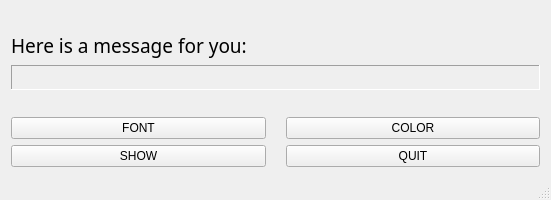
<?xml version="1.0" encoding="UTF-8"?>
<ui version="4.0">
 <class>MainWindow</class>
 <widget class="QMainWindow" name="MainWindow">
  <property name="geometry">
   <rect>
    <x>0</x>
    <y>0</y>
    <width>551</width>
    <height>200</height>
   </rect>
  </property>
  <property name="minimumSize">
   <size>
    <width>244</width>
    <height>0</height>
   </size>
  </property>
  <property name="windowTitle">
   <string>Message from LYF</string>
  </property>
  <widget class="QWidget" name="centralWidget">
   <layout class="QVBoxLayout" name="verticalLayout">
    <item>
     <spacer name="verticalSpacer_2">
      <property name="orientation">
       <enum>Qt::Vertical</enum>
      </property>
      <property name="sizeHint" stdset="0">
       <size>
        <width>20</width>
        <height>40</height>
       </size>
      </property>
     </spacer>
    </item>
    <item>
     <widget class="QLabel" name="label_2">
      <property name="font">
       <font>
        <family>Kozuka Gothic Pro L</family>
        <pointsize>14</pointsize>
        <weight>50</weight>
        <bold>false</bold>
       </font>
      </property>
      <property name="frameShape">
       <enum>QFrame::NoFrame</enum>
      </property>
      <property name="frameShadow">
       <enum>QFrame::Plain</enum>
      </property>
      <property name="text">
       <string>Here is a message for you: </string>
      </property>
     </widget>
    </item>
    <item>
     <widget class="QLabel" name="label">
      <property name="enabled">
       <bool>true</bool>
      </property>
      <property name="minimumSize">
       <size>
        <width>244</width>
        <height>25</height>
       </size>
      </property>
      <property name="frameShape">
       <enum>QFrame::Panel</enum>
      </property>
      <property name="frameShadow">
       <enum>QFrame::Sunken</enum>
      </property>
      <property name="text">
       <string/>
      </property>
     </widget>
    </item>
    <item>
     <spacer name="verticalSpacer">
      <property name="orientation">
       <enum>Qt::Vertical</enum>
      </property>
      <property name="sizeHint" stdset="0">
       <size>
        <width>20</width>
        <height>40</height>
       </size>
      </property>
     </spacer>
    </item>
    <item>
     <layout class="QGridLayout" name="gridLayout">
      <property name="horizontalSpacing">
       <number>20</number>
      </property>
      <property name="verticalSpacing">
       <number>6</number>
      </property>
      <item row="0" column="0">
       <widget class="QPushButton" name="fontButton">
        <property name="text">
         <string>FONT</string>
        </property>
       </widget>
      </item>
      <item row="0" column="1">
       <widget class="QPushButton" name="colorButton">
        <property name="text">
         <string>COLOR</string>
        </property>
       </widget>
      </item>
      <item row="1" column="0">
       <widget class="QPushButton" name="showButton">
        <property name="text">
         <string>SHOW</string>
        </property>
        <property name="checkable">
         <bool>true</bool>
        </property>
        <property name="checked">
         <bool>false</bool>
        </property>
       </widget>
      </item>
      <item row="1" column="1">
       <widget class="QPushButton" name="quitButton">
        <property name="text">
         <string>QUIT</string>
        </property>
       </widget>
      </item>
     </layout>
    </item>
   </layout>
  </widget>
  <widget class="QStatusBar" name="statusBar">
   <property name="contextMenuPolicy">
    <enum>Qt::DefaultContextMenu</enum>
   </property>
  </widget>
 </widget>
 <layoutdefault spacing="6" margin="11"/>
 <resources/>
 <connections/>
</ui>
